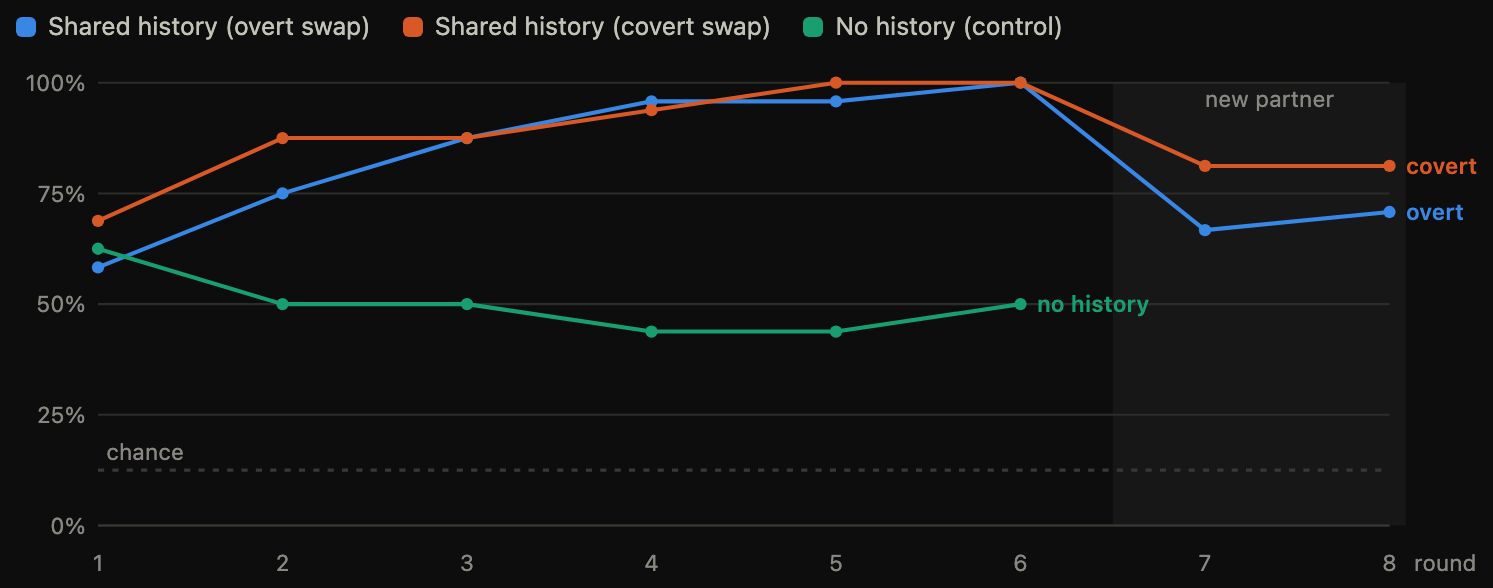
#> input picture figures/accuracy_dark.png, 1493 x 588 px
$ python -i export_figures.py   (imports and definitions only)
#> lines starting #> are read from the running program, lines starting #| are printed output that depends on the picture; after the words box and inside, x2 and y2 are one past the last pixel; in counts of white or black regions, pixels touching at a corner belong together
"""Export report.html figures as theme-aware PNGs for the README.

For each figure: wrap report.html with CSS that shows only that element,
screenshot with headless Chrome at 2x, autocrop background margins.
"""
import subprocess
import tempfile
from pathlib import Path

from PIL import Image

HERE = Path(__file__).parent
FIGURES = HERE.parent / "figures"
CHROME = "/Applications/Google Chrome.app/Contents/MacOS/Google Chrome"

# figure id -> (css selector of the block to keep, window width)
FIGS = {
    "specimens": (".strip", 1240),
    "words": ("#chart-words", 900),
    "accuracy": ("#chart-acc", 900),
    "stability": ("#chart-stab", 900),
    "probes": ("#chart-probe", 900),
}

HIDE_CSS = """
<style>
  main > * { display: none !important; }
  main > *:has(%(sel)s) { display: block !important; }
  main > %(sel)s { display: %(disp)s !important; }
  .card { border: none !important; background: var(--page) !important; }
  .legend { justify-content: flex-start; }
  body { padding: 10px !important; }
  .fig-title, .fig-sub { display: none; }
</style>
"""


def autocrop(path, bg_tolerance=8):
#> called with path = '../figures/accuracy_dark.png', bg_tolerance = 8
    im = Image.open(path).convert("RGB")
#> im is the input picture: PIL image 1493x588 RGB; mean R, G, B 18.6, 18.9, 18.8
    bg = im.getpixel((2, 2))
#> bg = (13, 13, 13)
    diff = Image.eval(
        Image.merge("RGB", [
            im.getchannel(i).point(lambda p, c=bg[i]: 255 if abs(p - c) > bg_tolerance else 0)
            for i in range(3)
        ]).convert("L"),
        lambda p: 255 if p else 0,
    )
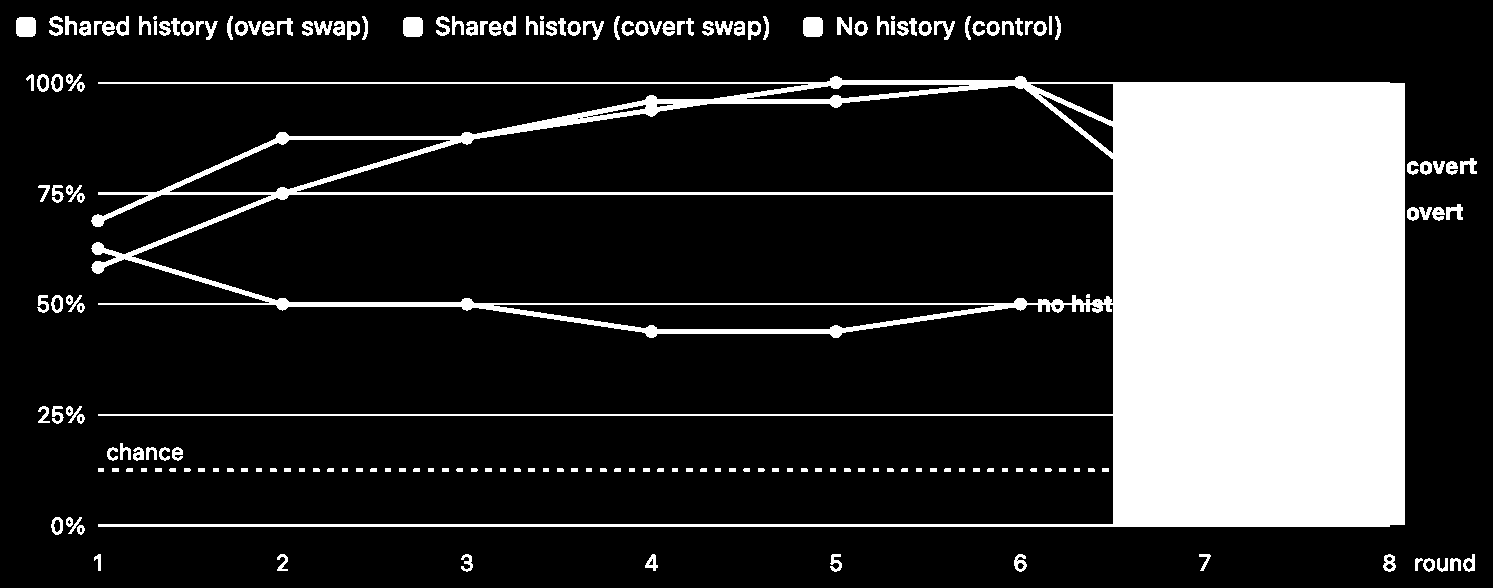
#> diff: PIL image 1493x588 L; 19.6% white; 196 white regions (4 under 20 px), largest, box (x1, y1, x2, y2) and area: (91, 76, 1405, 527) 157211, (16, 17, 36, 37) 380, (403, 17, 423, 37) 380
    box = diff.getbbox()
#> box = (16, 16, 1477, 572)
    if box:
        pad = 16
        box = (max(0, box[0] - pad), max(0, box[1] - pad),
               min(im.width, box[2] + pad), min(im.height, box[3] + pad))
#> box = (0, 0, 1493, 588)
        im.crop(box).save(path)


def shoot(name, sel, width, dark):
    html = (HERE / "report.html").read_text()
    inject = HIDE_CSS % {"sel": sel, "disp": "flex" if sel == ".strip" else "block"}
    if dark:
        inject += '<script>document.documentElement.dataset.theme="dark"</script>'
    html = html.replace("<style>", inject + "<style>", 1)
    with tempfile.NamedTemporaryFile("w", suffix=".html", delete=False) as f:
        f.write(html)
        tmp = f.name
    out = FIGURES / f"{name}_{'dark' if dark else 'light'}.png"
    subprocess.run([
        CHROME, "--headless", "--disable-gpu", "--hide-scrollbars",
        "--force-device-scale-factor=2",
        f"--screenshot={out}", f"--window-size={width},900", f"file://{tmp}",
    ], check=True, capture_output=True)
    autocrop(out)
    print(out.name, Image.open(out).size)


# [5 lines not run here, left out]

>>> result = autocrop('../figures/accuracy_dark.png')

$ run again, on figures/specimens_dark.png
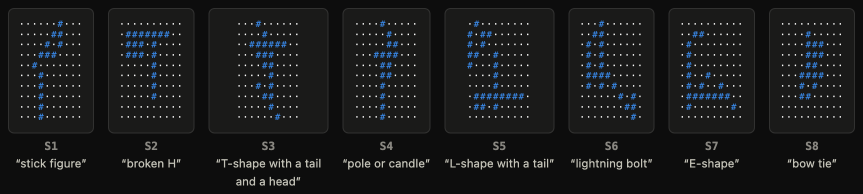
#> input picture figures/specimens_dark.png, 1726 x 388 px (shown at 1/2 size)
#> in autocrop, im is the input picture: PIL image 1726x388 RGB; mean R, G, B 25.4, 26.5, 27.2
#> bg = (13, 13, 13)
#> in autocrop, `diff = Image.eval( Image.merge("RGB", [ im.getchannel(i).point(lambda ..`:
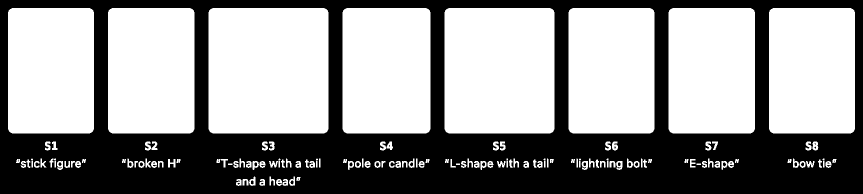
#> diff: PIL image 1726x388 L (shown at 1/2 size); 57.8% white; 51 black regions (32 under 20 px), largest, box (x1, y1, x2, y2) and area: (0, 0, 1726, 388) 281560, (752, 325, 758, 333) 38, (699, 325, 705, 333) 37
#> in autocrop, `box = diff.getbbox()`: box = (16, 16, 1710, 372)
#> in autocrop, `box = (max(0, box[0] - pad), max(0, box[1] - pad), min(im.width, box[2..`: box = (0, 0, 1726, 388)

$ run again, on figures/stability_dark.png
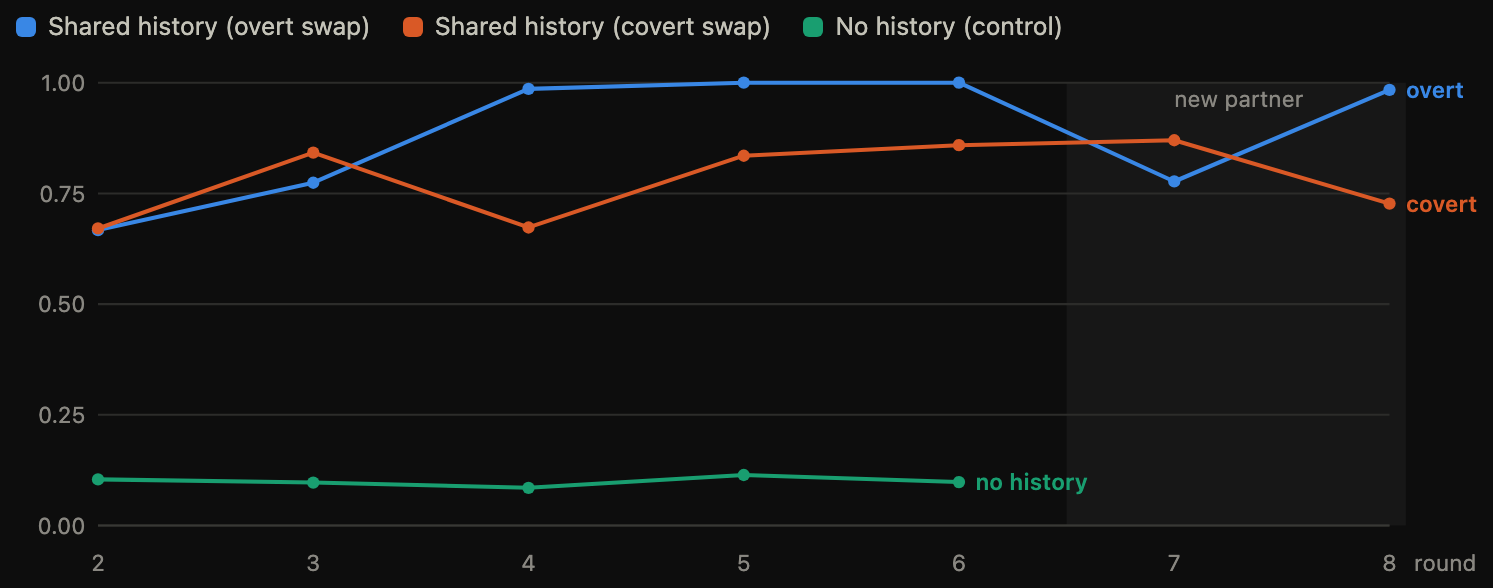
#> input picture figures/stability_dark.png, 1493 x 588 px
#> in autocrop, im is the input picture: PIL image 1493x588 RGB; mean R, G, B 18.6, 19, 18.9
#> bg = (13, 13, 13)
#> in autocrop, `diff = Image.eval( Image.merge("RGB", [ im.getchannel(i).point(lambda ..`:
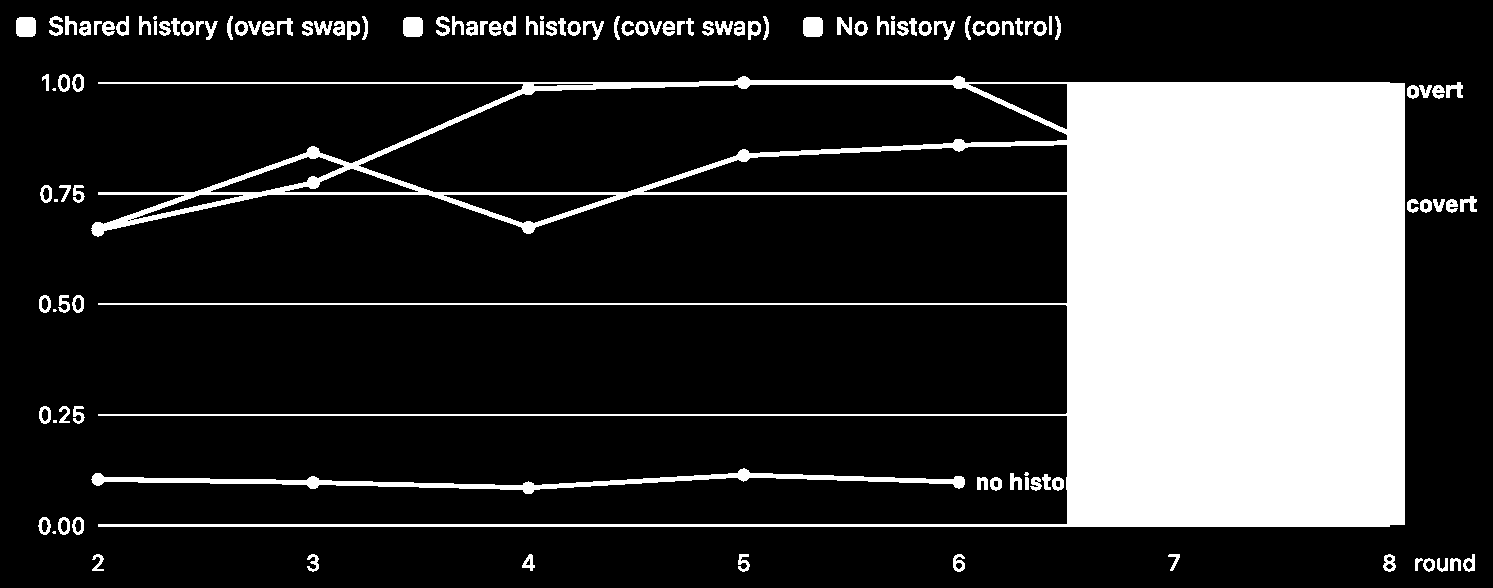
#> diff: PIL image 1493x588 L; 21.6% white; 121 white regions (9 under 20 px), largest, box (x1, y1, x2, y2) and area: (91, 76, 1405, 527) 171825, (91, 468, 965, 494) 4646, (16, 17, 36, 37) 380
#> in autocrop, `box = diff.getbbox()`: box = (16, 16, 1477, 572)
#> in autocrop, `box = (max(0, box[0] - pad), max(0, box[1] - pad), min(im.width, box[2..`: box = (0, 0, 1493, 588)
